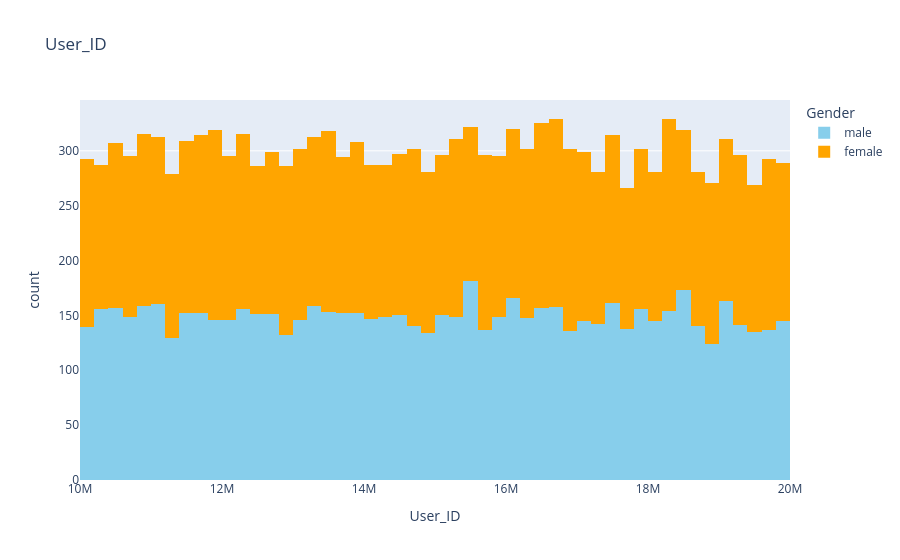
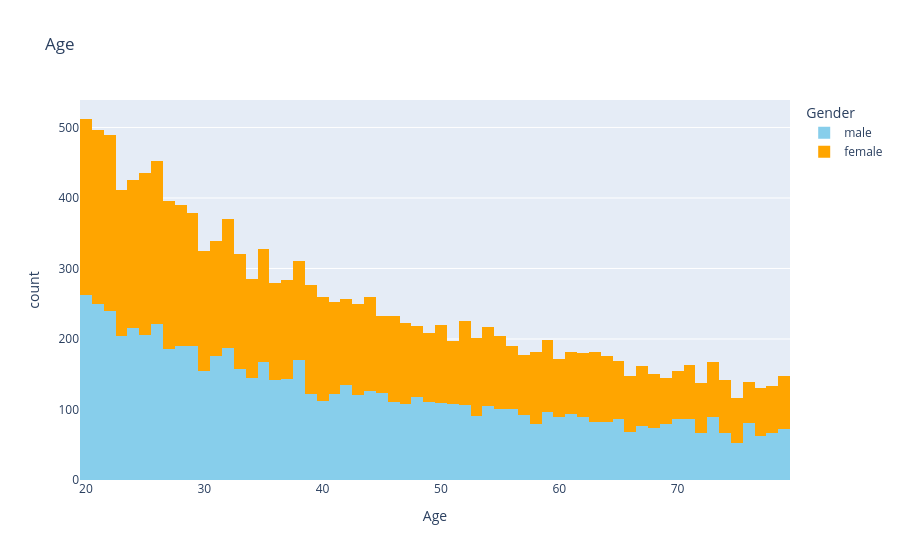
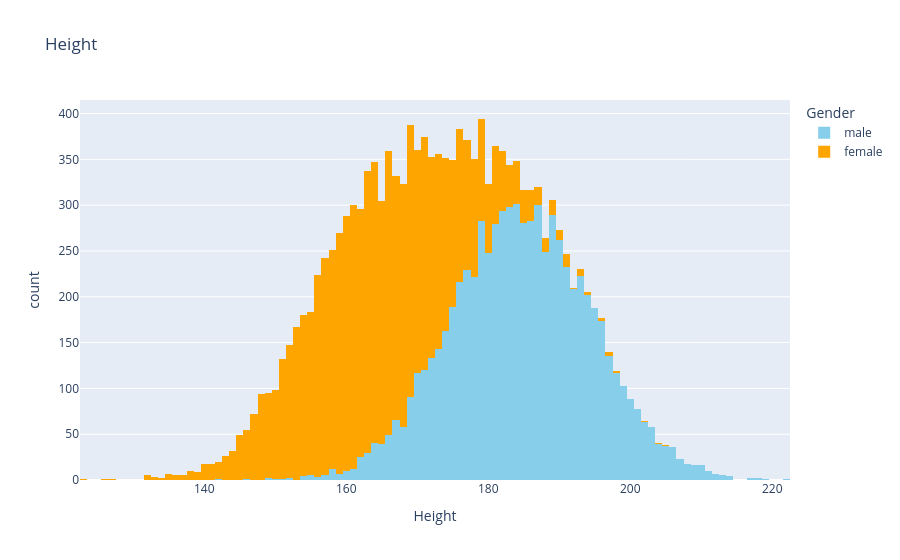
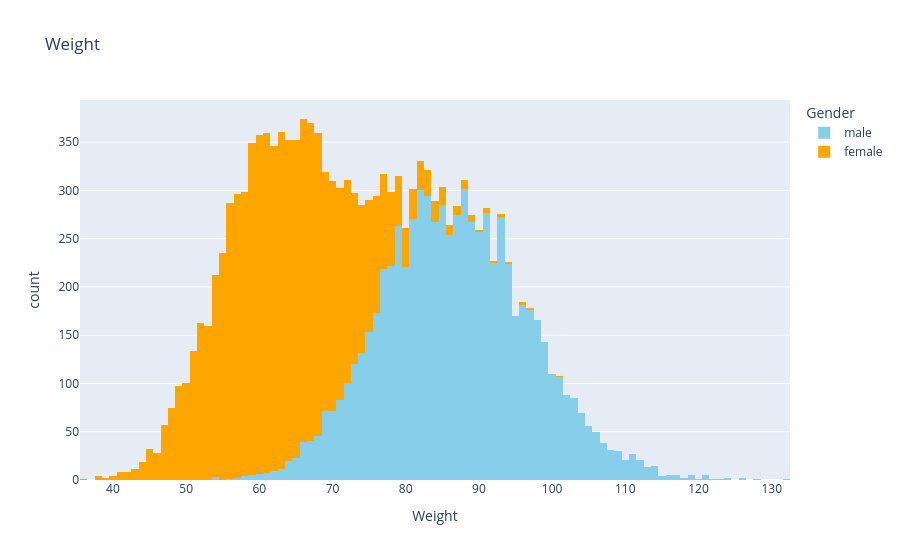

The notebook cell saved with these charts, in order:
### Code cell
for i in df.select_dtypes(include='number'):
    if i !='user_id':
        fig=px.histogram(df,df[i],color_discrete_sequence=['skyblue','orange'],title=i,color='Gender')
        fig.show()

### Figure 1 — Plotly figure (JSON) as saved in the notebook; plotly's stock layout.template omitted (floating-point values rounded to 4 significant figures; data arrays with more than 128 entries replaced by an {"elided": "..."} marker saying what was removed)
{"data": [{"alignmentgroup": "True", "bingroup": "x", "hovertemplate": "Gender=male<br>User_ID=%{x}<br>count=%{y}<extra></extra>", "legendgroup": "male", "marker": {"color": "skyblue", "pattern": {"shape": ""}}, "name": "male", "offsetgroup": "male", "orientation": "v", "showlegend": true, "type": "histogram", "x": {"elided": "7447 int values"}, "xaxis": "x", "yaxis": "y"}, {"alignmentgroup": "True", "bingroup": "x", "hovertemplate": "Gender=female<br>User_ID=%{x}<br>count=%{y}<extra></extra>", "legendgroup": "female", "marker": {"color": "orange", "pattern": {"shape": ""}}, "name": "female", "offsetgroup": "female", "orientation": "v", "showlegend": true, "type": "histogram", "x": {"elided": "7553 int values"}, "xaxis": "x", "yaxis": "y"}], "layout": {"barmode": "relative", "legend": {"title": {"text": "Gender"}, "tracegroupgap": 0}, "title": {"text": "User_ID"}, "xaxis": {"anchor": "y", "domain": [0, 1], "title": {"text": "User_ID"}}, "yaxis": {"anchor": "x", "domain": [0, 1], "title": {"text": "count"}}}}

### Figure 2 — Plotly figure (JSON) as saved in the notebook; plotly's stock layout.template omitted (floating-point values rounded to 4 significant figures; data arrays with more than 128 entries replaced by an {"elided": "..."} marker saying what was removed)
{"data": [{"alignmentgroup": "True", "bingroup": "x", "hovertemplate": "Gender=male<br>Age=%{x}<br>count=%{y}<extra></extra>", "legendgroup": "male", "marker": {"color": "skyblue", "pattern": {"shape": ""}}, "name": "male", "offsetgroup": "male", "orientation": "v", "showlegend": true, "type": "histogram", "x": {"elided": "7447 int values"}, "xaxis": "x", "yaxis": "y"}, {"alignmentgroup": "True", "bingroup": "x", "hovertemplate": "Gender=female<br>Age=%{x}<br>count=%{y}<extra></extra>", "legendgroup": "female", "marker": {"color": "orange", "pattern": {"shape": ""}}, "name": "female", "offsetgroup": "female", "orientation": "v", "showlegend": true, "type": "histogram", "x": {"elided": "7553 int values"}, "xaxis": "x", "yaxis": "y"}], "layout": {"barmode": "relative", "legend": {"title": {"text": "Gender"}, "tracegroupgap": 0}, "title": {"text": "Age"}, "xaxis": {"anchor": "y", "domain": [0, 1], "title": {"text": "Age"}}, "yaxis": {"anchor": "x", "domain": [0, 1], "title": {"text": "count"}}}}

### Figure 3 — Plotly figure (JSON) as saved in the notebook; plotly's stock layout.template omitted (floating-point values rounded to 4 significant figures; data arrays with more than 128 entries replaced by an {"elided": "..."} marker saying what was removed)
{"data": [{"alignmentgroup": "True", "bingroup": "x", "hovertemplate": "Gender=male<br>Height=%{x}<br>count=%{y}<extra></extra>", "legendgroup": "male", "marker": {"color": "skyblue", "pattern": {"shape": ""}}, "name": "male", "offsetgroup": "male", "orientation": "v", "showlegend": true, "type": "histogram", "x": {"elided": "7447 int values"}, "xaxis": "x", "yaxis": "y"}, {"alignmentgroup": "True", "bingroup": "x", "hovertemplate": "Gender=female<br>Height=%{x}<br>count=%{y}<extra></extra>", "legendgroup": "female", "marker": {"color": "orange", "pattern": {"shape": ""}}, "name": "female", "offsetgroup": "female", "orientation": "v", "showlegend": true, "type": "histogram", "x": {"elided": "7553 int values"}, "xaxis": "x", "yaxis": "y"}], "layout": {"barmode": "relative", "legend": {"title": {"text": "Gender"}, "tracegroupgap": 0}, "title": {"text": "Height"}, "xaxis": {"anchor": "y", "domain": [0, 1], "title": {"text": "Height"}}, "yaxis": {"anchor": "x", "domain": [0, 1], "title": {"text": "count"}}}}

### Figure 4 — Plotly figure (JSON) as saved in the notebook; plotly's stock layout.template omitted (floating-point values rounded to 4 significant figures; data arrays with more than 128 entries replaced by an {"elided": "..."} marker saying what was removed)
{"data": [{"alignmentgroup": "True", "bingroup": "x", "hovertemplate": "Gender=male<br>Weight=%{x}<br>count=%{y}<extra></extra>", "legendgroup": "male", "marker": {"color": "skyblue", "pattern": {"shape": ""}}, "name": "male", "offsetgroup": "male", "orientation": "v", "showlegend": true, "type": "histogram", "x": {"elided": "7447 int values"}, "xaxis": "x", "yaxis": "y"}, {"alignmentgroup": "True", "bingroup": "x", "hovertemplate": "Gender=female<br>Weight=%{x}<br>count=%{y}<extra></extra>", "legendgroup": "female", "marker": {"color": "orange", "pattern": {"shape": ""}}, "name": "female", "offsetgroup": "female", "orientation": "v", "showlegend": true, "type": "histogram", "x": {"elided": "7553 int values"}, "xaxis": "x", "yaxis": "y"}], "layout": {"barmode": "relative", "legend": {"title": {"text": "Gender"}, "tracegroupgap": 0}, "title": {"text": "Weight"}, "xaxis": {"anchor": "y", "domain": [0, 1], "title": {"text": "Weight"}}, "yaxis": {"anchor": "x", "domain": [0, 1], "title": {"text": "count"}}}}
